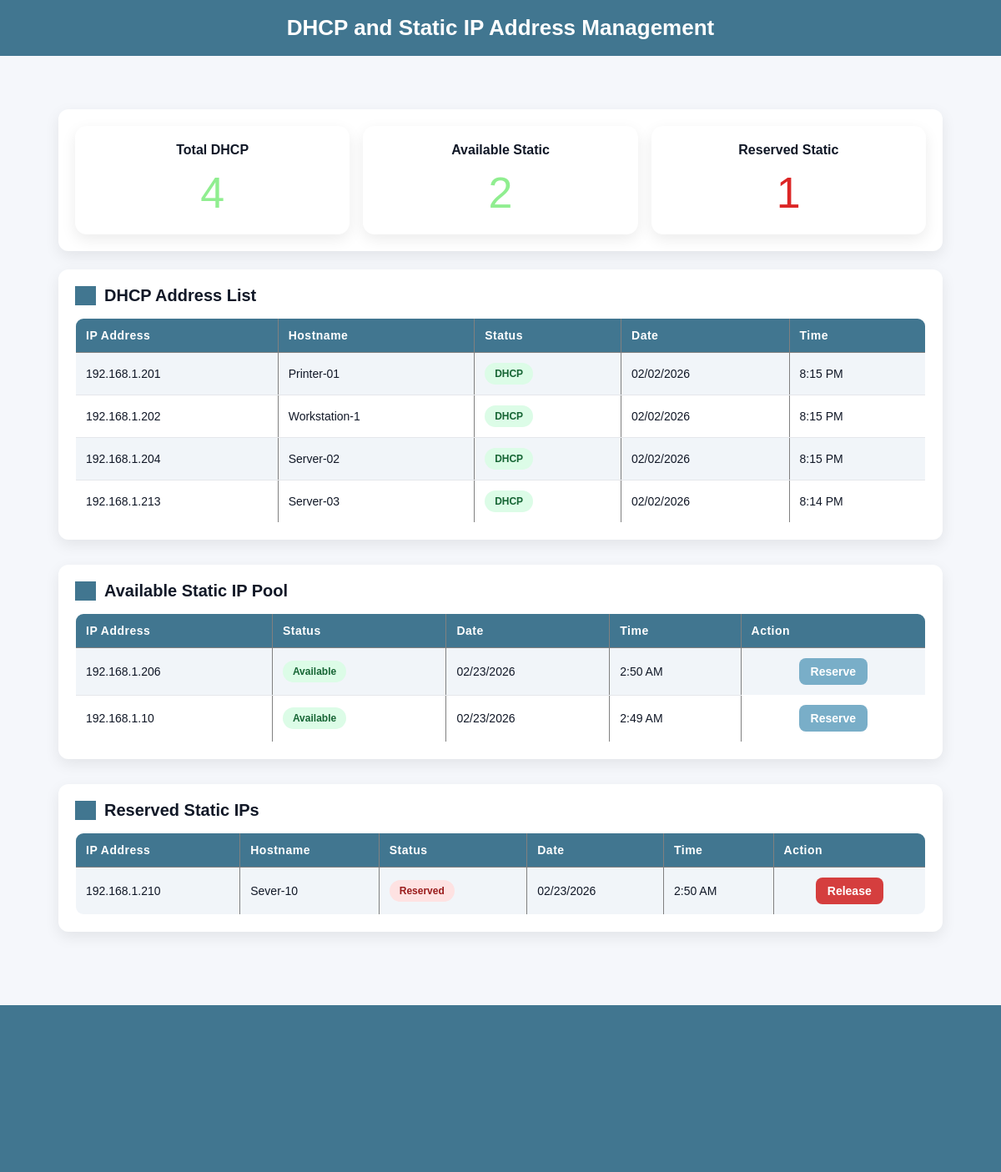
The page / on the database its author committed.
### ipam/models.py (models this page shows)
class IPAddress(models.Model):
    ip_address = models.GenericIPAddressField(unique=True)
    hostname = models.CharField(max_length=100, blank=True)
    status = models.CharField(
        max_length=20,
        choices=[
            ('dhcp', 'DHCP'),
            ('available', 'Available'),
            ('reserved', 'Reserved'),
        ],
        default='dhcp'
    )
    updated_at = models.DateTimeField(auto_now=True)
    class Meta:
        verbose_name = "DHCP Address"
        verbose_name_plural = "IP Addresses"

### ipam/views.py (the view)
# urls.py: path('', dhcp_list, name='dhcp_list'),
def dhcp_list(request):
    dhcp_addresses = IPAddress.objects.filter(status='dhcp')
    available_static = IPAddress.objects.filter(status='available')
    reserved_static = IPAddress.objects.filter(status='reserved')
    return render(request, 'ipam/dhcp_list.html', {
        'dhcp_addresses': dhcp_addresses,
        'available_static': available_static,
        'reserved_static': reserved_static,
        "dhcp_count": dhcp_addresses.count(),
        "available_count": available_static.count(),
        "reserved_count": reserved_static.count(),
    })

### ipam/templates/ipam/dhcp_list.html (shortened to what this page needs)
<!DOCTYPE html>
{% load static %}
<html lang="en">
<head>
    <link rel="stylesheet" href="{% static 'css/style.css' %}?v=99 ">
</head>
<body>
    <header>
        <h1>DHCP and Static IP Address Management</h1>
    </header>
    <main>
        <div class="container">
        <section class="summary-cards">
            <div class="card dhcp">
                <h3>Total DHCP</h3>
                <p>{{ dhcp_count }}</p>
            </div>
            <div class="card available">
                <h3>Available Static</h3>
                <p>{{ available_count }}</p>
            </div>
            <div class="card reserved">
                <h3>Reserved Static</h3>
                <p>{{ reserved_count }}</p>
            </div>
        </section>
        <section id="dhcp-section">
            <h2>DHCP Address List</h2>
            <table border="1" cellpadding="5">
                <tr>
                    <th>IP Address</th>
                    <th>Hostname</th>
                    <th>Status</th>
                    <th>Date</th>
                    <th>Time</th>
                </tr>
                {% for ip in dhcp_addresses %}
                <tr>
                    <td>{{ ip.ip_address }}</td>
                    <td>{{ ip.hostname|default:"-" }}</td>
                    <td>
                        <span class="status-badge status-{{ ip.status }}">
                            {{ ip.get_status_display }}
                        </span>
                    </td>
                    <td>{{ ip.updated_at|date:"m/d/Y" }}</td>
                    <td>{{ ip.updated_at|date:"g:i A" }}</td>
                </tr>
                {% empty %}
                <tr>
                    <td colspan="5">No DHCP address found.</td>
                </tr>
                {% endfor %}
            </table>
        </section>
        <section id="available-section" style="margin-top: 30px;">
            <h2>Available Static IP Pool</h2>
            <table border="1" cellpadding="5">
                <tr>
                    <th>IP Address</th>
                    <th>Status</th>
                    <th>Date</th>
                    <th>Time</th>
                    <th>Action</th>
                </tr>
                {% for ip in available_static %}
                <tr>
                    <td>{{ ip.ip_address }}</td>
                    <td>
                        <span class="status-badge status-{{ ip.status }}">
                            {{ ip.get_status_display }}
                        </span>
                    </td>
                    <td>{{ ip.updated_at|date:"m/d/Y" }}</td>
                    <td>{{ ip.updated_at|date:"g:i A" }}</td>
                    <td class="flex">
                        <form action="{% url 'reserve_ip' ip.id %}" method="POST">
                            <button type="submit" class="reserve-btn action-btn" data-action="reserve">
Reserve
</button>
                        </form>
                    </td>
                </tr>
                {% empty %}
                <tr>
                    <td colspan="5">No available static IPs found.</td>
                </tr>
                {% endfor %}
            </table>
        </section>
        <section id="reserved-section" style="margin-top: 30px;">
            <h2>Reserved Static IPs</h2>
            <table border="1" cellpadding="5">
                <tr>
                    <th>IP Address</th>
                    <th>Hostname</th>
                    <th>Status</th>
                    <th>Date</th>
                    <th>Time</th>
                    <th>Action</th>
                </tr>
                {% for ip in reserved_static %}
                <tr>
                    <td>{{ ip.ip_address }}</td>
                    <td>{{ ip.hostname|default:"-" }}</td>
                    <td>
                        <span class="status-badge status-{{ ip.status }}">
                            {{ ip.get_status_display }}
                        </span>
                    </td>
                    <td>{{ ip.updated_at|date:"m/d/Y" }}</td>
                    <td>{{ ip.updated_at|date:"g:i A" }}</td>
                    <td class="flex">
                        <form action="{% url 'release_ip' ip.id %}" method="POST">
<button type="submit" class="release-btn action-btn" data-action="release">
Release
</button>
                        </form>
                    </td>
                </tr>
                {% empty %}
                <tr>
                    <td colspan="6">No reserved static IPs found.</td>
                </tr>
                {% endfor %}
            </table>
        </section>
        </div>
    </main>
    <footer class="footer">
    </footer>
</body>
</html>

### ipam/static/css/style.css (style rules this page uses)
* { margin: 0; padding: 0; box-sizing: border-box; }
body { font-family: Arial, Helvetica, sans-serif; background-color: #f5f7fb; color: #111827; }
header { background-color: #417690; color: white; padding: 18px 24px; }
header h1 { margin: 0; font-size: 26px; font-weight: bold; text-align: center; }
main { padding: 24px; }
.container { max-width: 1100px; margin: 0 auto; padding: 20px; }
section { background: white; padding: 20px; border-radius: 12px; box-shadow: 0 6px 18px rgba(0, 0, 0, 0.08); width: 100%; }
section h2 { margin-top: 0; font-size: 20px; border-left: 25px solid #417690; padding-left: 10px; }
table { width: 100%; border-collapse: collapse; margin-top: 15px; overflow: hidden; border-radius: 10px; cursor: pointer; }
th, td { padding: 12px; text-align: left; }
th { background: #417690; color: white; font-size: 14px; letter-spacing: 0.5px; }
tr:nth-child(even) td { background: #f1f5f9; }
td { font-size: 14px; border-bottom: 1px solid #e5e7eb; }
.status-badge { padding: 5px 10px; font-size: 12px; font-weight: bold; display: inline-block; }
.status-dhcp { background: #dcfce7; color: #166534; }
.flex { display: flex; flex-direction: row; justify-content: center; border: none; }
.reserve-btn { background: #79aec8; color: white; border: none; padding: 8px 14px; border-radius: 8px; cursor: pointer; font-weight: 600; font-size: 14px; transition: 0.2s ease-in-out; }
.release-btn { background: #d53e3e; color: white; border: none; padding: 8px 14px; border-radius: 8px; cursor: pointer; font-weight: 600; font-size: 14px; transition: 0.2s ease-in-out; }
.status-badge { padding: 6px 12px; border-radius: 999px; font-size: 12px; font-weight: 700; display: inline-block; }
.status-available { background: #dcfce7; color: #166534; }
.status-reserved { background: #fee2e2; color: #991b1b; }
.summary-cards { display: grid; grid-template-columns: repeat(3, 1fr); gap: 16px; margin: 20px 0 22px; width: 100%; }
.card { background: white; padding: 20px; border-radius: 14px; box-shadow: 0 6px 18px rgba(0, 0, 0, 0.08); text-align: center; }
.card h3 { margin: 0; font-size: 16px; font-weight: 700; color: #111827; }
.card p { margin: 12px 0 0; font-size: 52px; font-weight: 500; }
.card.dhcp p { color: lightgreen; }
.card.available p { color: lightgreen; }
.card.reserved p { color: #dc2626; }
.footer { background-color: #417690; width: 100%; min-height: 200px; margin-top: 44px; }

### rows shown on the page
IPAddress: ip_address "192.168.1.201", hostname "Printer-01", status "DHCP", updated_at "02/02/2026", updated_at "8:15 PM"
IPAddress: ip_address "192.168.1.202", hostname "Workstation-1", status "DHCP", updated_at "02/02/2026", updated_at "8:15 PM"
IPAddress: ip_address "192.168.1.204", hostname "Server-02", status "DHCP", updated_at "02/02/2026", updated_at "8:15 PM"
IPAddress: ip_address "192.168.1.213", hostname "Server-03", status "DHCP", updated_at "02/02/2026", updated_at "8:14 PM"
IPAddress: ip_address "192.168.1.206", status "Available", updated_at "02/23/2026", updated_at "2:50 AM"
IPAddress: ip_address "192.168.1.10", status "Available", updated_at "02/23/2026", updated_at "2:49 AM"
IPAddress: ip_address "192.168.1.210", hostname "Sever-10", status "Reserved", updated_at "02/23/2026", updated_at "2:50 AM"

### other values the page prints
{{ dhcp_count }} "4"
{{ available_count }} "2"
{{ reserved_count }} "1"
